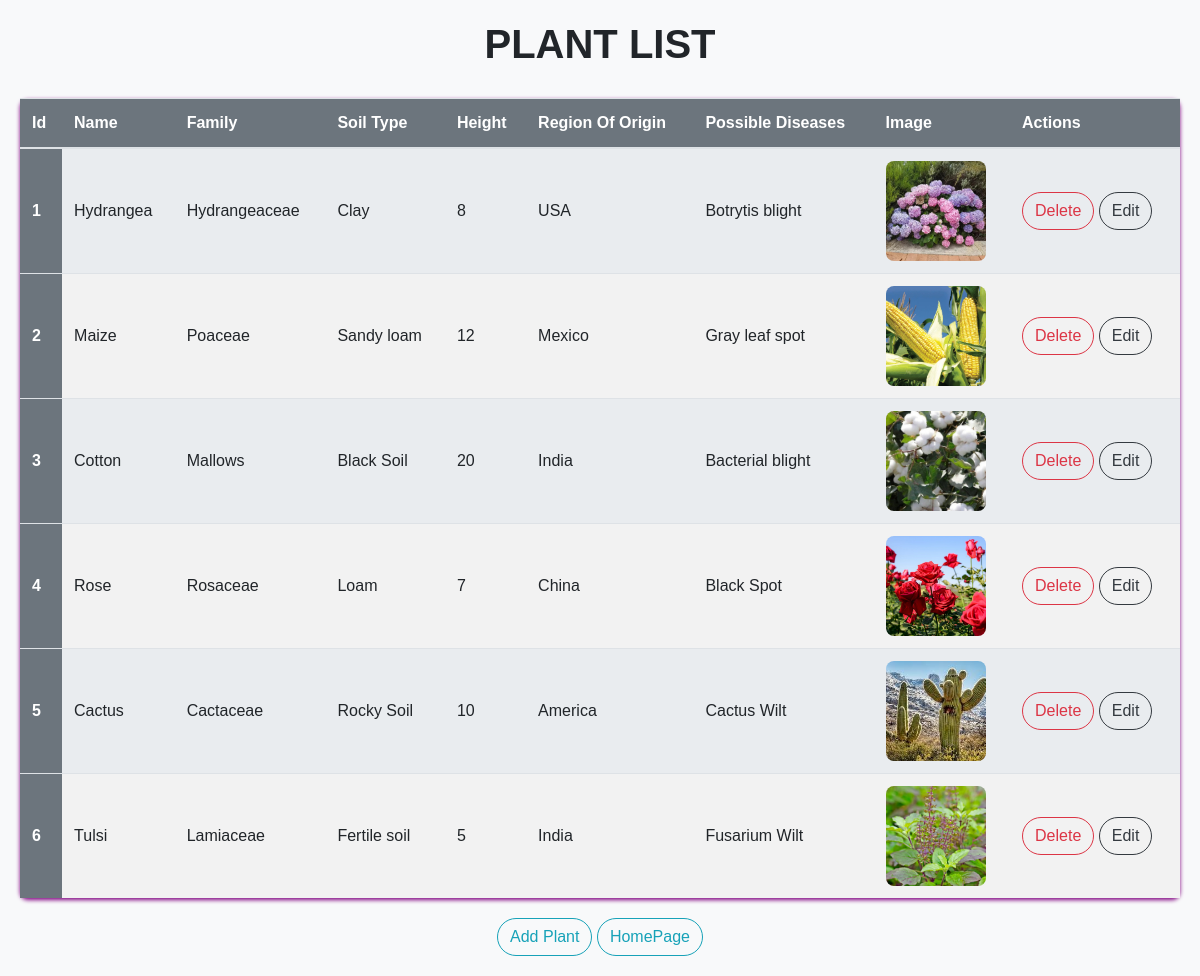
Screenshot of /viewplant/ with the database file from the repository.
### plantapp/models.py (models this page shows, shortened)
class Plant(models.Model):
    profile=models.ImageField(upload_to='profile_images/',null=True)
    pid=models.AutoField(primary_key=True)
    pname=models.CharField(max_length=50)
    pfamily=models.CharField(max_length=50,null=True)
    psoiltype=models.CharField(max_length=50,null=True)
    pheight=models.IntegerField()
    pror=models.CharField(max_length=50,null=True)
    possiblediseases=models.CharField(max_length=200)

### plantapp/views.py (the view)
# urls.py: path('viewplant/',views.viewplant,name='viewplant'),
def viewplant(request):
    plantlist = Plant.objects.all()
    return render(request, 'viewplant.html',{'plantlist':plantlist})

### plantapp/templates/viewplant.html (shortened to what this page needs)
<!DOCTYPE html>
<html lang="en">
<head>
    <link rel="stylesheet" href="https://cdn.jsdelivr.net/npm/bootstrap@4.6.2/dist/css/bootstrap.min.css">
</head>
<body>
    <h1><b>PLANT LIST</b></h1>
    <table class="table">
        <thead class="thead-success">
          <tr >
            <th class="table-success" scope="col">Id</th>
            <th scope="col">Name</th>
            <th scope="col">Family</th>
            <th scope="col">Soil Type</th>
            <th scope="col">Height</th>
            <th scope="col">Region Of Origin</th>
            <th scope="col">Possible Diseases</th>
            <th scope="col">Image</th>
            <th scope="col">Actions</th>
          </tr>
        </thead>
        <tbody>
            {% for i in plantlist %}
          <tr>
            <th scope="row">{{i.pk}}</th>
            <td>{{ i.pname }}</td>
            <td>{{ i.pfamily }}</td>
            <td>{{ i.psoiltype }}</td>
            <td>{{ i.pheight }}</td>
            <td>{{ i.pror }}</td>
            <td>{{ i.possiblediseases }}</td>
            <td><img src="{{i.profile.url}}" style="height: 100px; width: 100px;"></td>
            <td>
                <a href="{% url 'deleteplant' i.pk %}" class="btn btn-outline-danger">Delete</a>
                <a href="{% url 'editplant' i.pk %}" class="btn btn-outline-dark">Edit</a>
            </td>
          </tr>
          {% endfor %}
        </tbody>
      </table>
      <div class="text-center">
        <a href="{% url 'addplant' %}" class="btn btn-outline-info">Add Plant</a>
        <a href="{% url 'home' %}" class="btn btn-outline-info">HomePage</a>
      </div>
</body>
</html>

### plantapp/templates/viewplant.html (style rules this page uses)
body { font-family: Arial, sans-serif; background-color: #f8f9fa; padding: 20px; }
h1 { text-align: center; margin-bottom: 30px; }
.table { background-color: #ffffff; border-radius: 8px; box-shadow: 0 2px 4px purple; }
.table thead { background-color: rgb(128, 112, 218); color: #ffffff; }
.table th, .table td { vertical-align: middle; }
.table tr:nth-child(even) { background-color: #f2f2f2; }
.table tr:nth-child(odd) { background-color: #e9ecef; }
.table th { background-color: #6c757d; color: #ffffff; }
.text-center { margin-top: 20px; }
img { border-radius: 8px; object-fit: cover; }
.btn { border-radius: 20px; }

### rows the page displays
Plant: pk "1", pname "Hydrangea", pfamily "Hydrangeaceae", psoiltype "Clay", pheight "8", pror "USA", possiblediseases "Botrytis blight", profile (picture)
Plant: pk "2", pname "Maize", pfamily "Poaceae", psoiltype "Sandy loam", pheight "12", pror "Mexico", possiblediseases "Gray leaf spot", profile (picture)
Plant: pk "3", pname "Cotton", pfamily "Mallows", psoiltype "Black Soil", pheight "20", pror "India", possiblediseases "Bacterial blight", profile (picture)
Plant: pk "4", pname "Rose", pfamily "Rosaceae", psoiltype "Loam", pheight "7", pror "China", possiblediseases "Black Spot", profile (picture)
Plant: pk "5", pname "Cactus", pfamily "Cactaceae", psoiltype "Rocky Soil", pheight "10", pror "America", possiblediseases "Cactus Wilt", profile (picture)
Plant: pk "6", pname "Tulsi", pfamily "Lamiaceae", psoiltype "Fertile soil", pheight "5", pror "India", possiblediseases "Fusarium Wilt", profile (picture)
